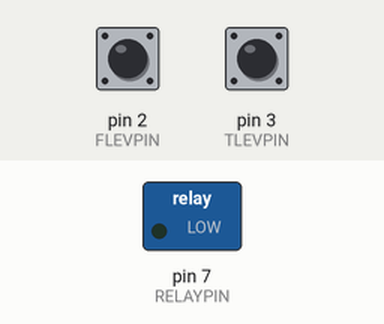
Simulated run of this sketch. Board: Arduino Uno, built with avr-gcc and run on an emulated ATmega328P. Shown: switched loads named in the sketch (green lamp = pin HIGH). The test bench sets the inputs (shaded band); at power-on: pin 3 (TLEVPIN) HIGH, pin 2 (FLEVPIN) HIGH.

Above: at 1.2 s.
1.3 s: pin 3 (TLEVPIN) pulled LOW for 0.15 s
At 1.9 s:
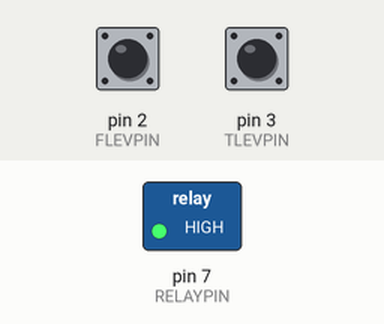
2.9 s: pin 2 (FLEVPIN) pulled LOW for 0.15 s
At 4.1 s:
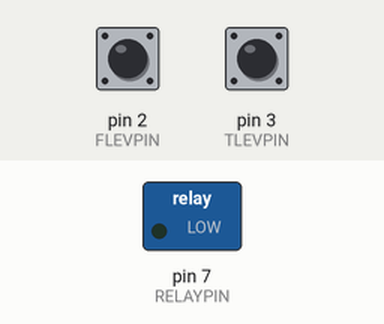
4.5 s: pin 3 (TLEVPIN) pulled LOW for 1 s
At 5.6 s:
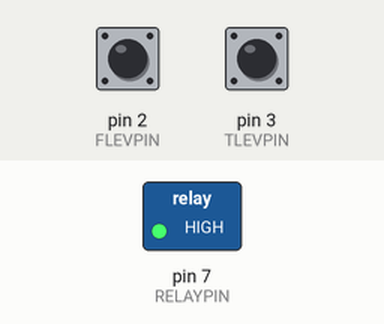
Timing chart, 0 to 16.9 s (numbered marks = the images above; inputs shaded):
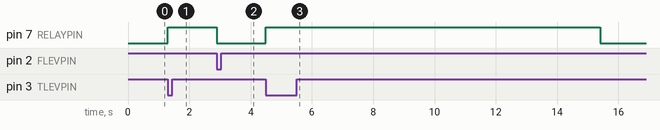

The sketch:

scavenge_level.ino.ino
```cpp
// Fred Nicolls, March 2018

const int RELAYPIN=7;
const int TLEVPIN=3;  // trigger
const int FLEVPIN=2;  // full overflow
const int PMPERIOD=10000;  // minimum pump on period

unsigned long lasthightime = 0;

void setup()
{
  pinMode(RELAYPIN, OUTPUT);
  digitalWrite(RELAYPIN, LOW);  // off
  pinMode(TLEVPIN, INPUT_PULLUP);
  pinMode(FLEVPIN, INPUT_PULLUP);
}

void loop()
{
  // If full then pump always off
  if( digitalRead(FLEVPIN)==LOW ) {
    digitalWrite(RELAYPIN, LOW);  // off
    delay(200);  return;
  }

  // Pump on if trigger level high
  if( digitalRead(TLEVPIN)==LOW ) {
    digitalWrite(RELAYPIN, HIGH);  // on
    lasthightime = millis();
  }

  // Pump off
  if( millis()-lasthightime>PMPERIOD ) {
    digitalWrite(RELAYPIN, LOW);  // off
  }

  delay(100);
}
```

Measured:
- after the input at 1.3 s, pin 7 (RELAYPIN): LOW → HIGH at once
- after the input at 2.9 s, pin 7 (RELAYPIN): HIGH → LOW at once
- after the input at 4.5 s, pin 7 (RELAYPIN): LOW → HIGH at once, → LOW 10.9 s later
